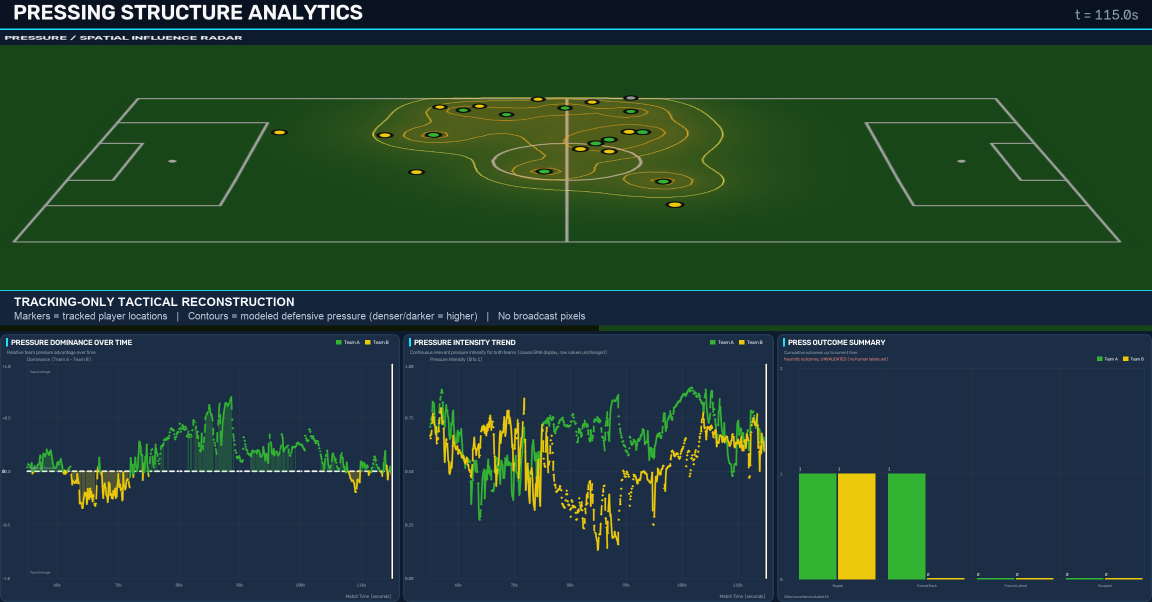
#> input picture results/figures/practitioner_pressing_dashboard_t115s.png, 2304 x 1204 px (shown at 1/2 size)
$ python build_tracking_only_figure2.py --source ../results/figures/practitioner_pressing_dashboard_t115s.png
#> lines starting #> are read from the running program, lines starting #| are printed output that depends on the picture
#!/usr/bin/env python3
"""Recompose Figure 2 using only its existing derived analytical panels."""

import argparse
from pathlib import Path

from PIL import Image, ImageDraw, ImageFont


ROOT = Path(__file__).resolve().parents[1]
DEFAULT_OUTPUT = ROOT / "results" / "figures" / "practitioner_pressing_dashboard_t115s.png"


def load_font(size: int, bold: bool = False):
    candidates = [
        Path("/System/Library/Fonts/Supplemental/Arial Bold.ttf" if bold else "/System/Library/Fonts/Supplemental/Arial.ttf"),
        Path("/System/Library/Fonts/Supplemental/Helvetica.ttc"),
    ]
    for path in candidates:
        if path.exists():
            return ImageFont.truetype(str(path), size=size)
    return ImageFont.load_default()


def main():
    parser = argparse.ArgumentParser()
    parser.add_argument("--source", required=True, type=Path, help="private original dashboard PNG containing the derived panels")
    parser.add_argument("--output", type=Path, default=DEFAULT_OUTPUT)
    args = parser.parse_args()
    source = Image.open(args.source).convert("RGB")
#> source is the input picture: PIL image 2304x1204 RGB; mean R, G, B 34.1, 63.3, 50.4
    if source.size != (2304, 1204):
        raise SystemExit(f"unexpected source size: {source.size}")

    header = source.crop((0, 0, 2304, 60))
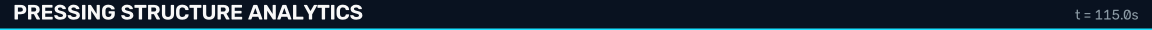
#> header: PIL image 2304x60 RGB (shown at 1/2 size); mean R, G, B 27.6, 45.6, 59.3
    # The radar begins at x=1216 in this render. Cropping from that
    # boundary intentionally excludes the narrow divider and every
    # residual pixel from the broadcast panel.
    radar = source.crop((1216, 60, 2304, 650))
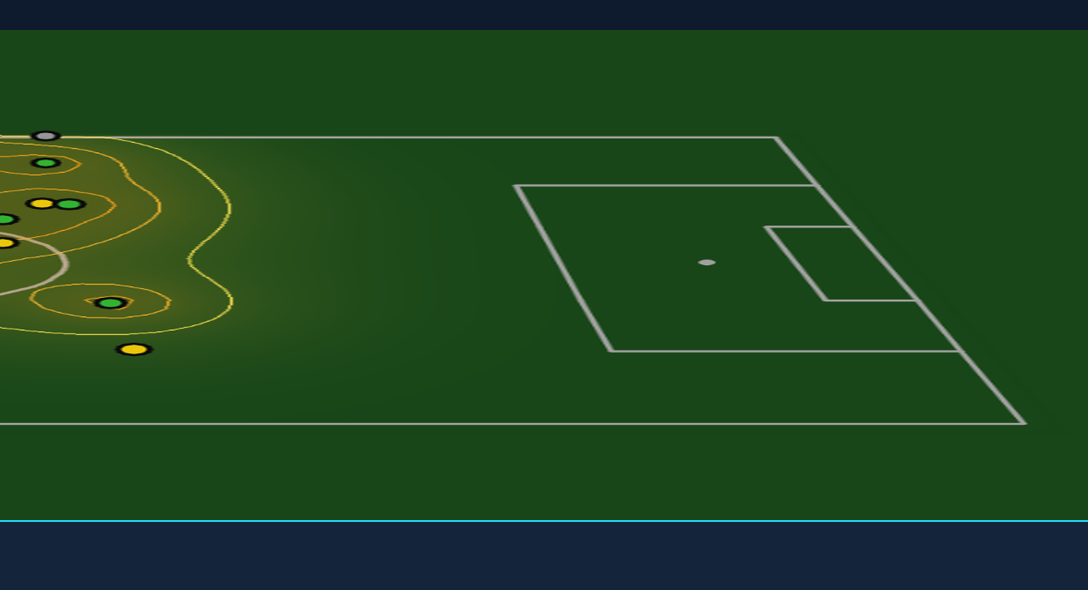
#> radar: PIL image 1088x590 RGB; mean R, G, B 29.7, 68, 32.1
    charts = source.crop((0, 650, 2304, 1204))
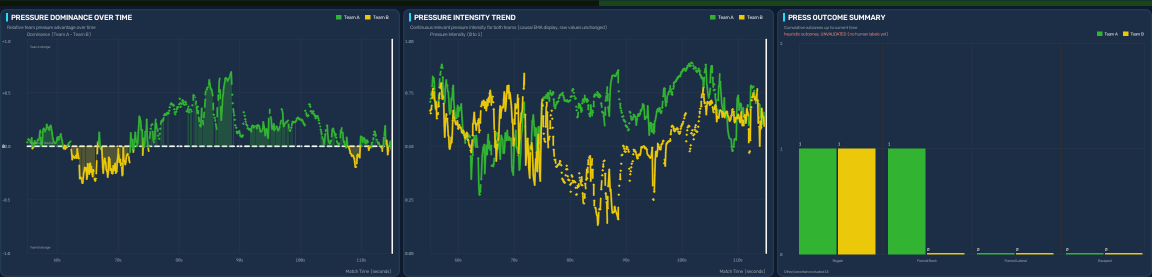
#> charts: PIL image 2304x554 RGB (shown at 1/2 size); mean R, G, B 36.8, 58.2, 67.4

    canvas = Image.new("RGB", source.size, (18, 32, 52))
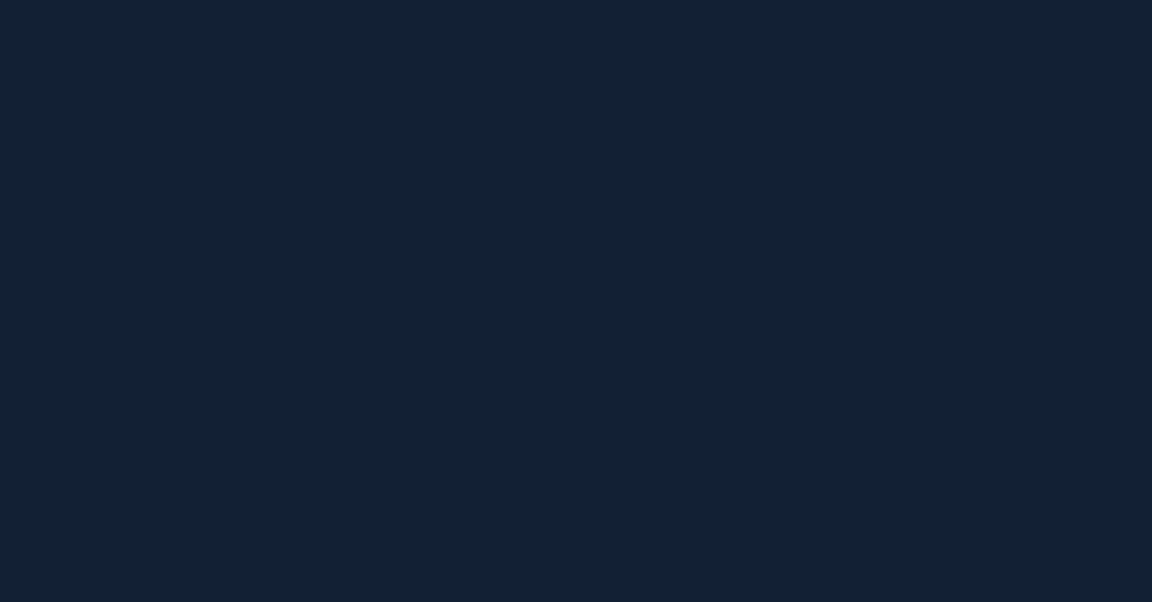
#> canvas: PIL image 2304x1204 RGB (shown at 1/2 size); mean R, G, B 18, 32, 52
    canvas.paste(header, (0, 0))
    canvas.paste(radar.resize((2304, 520), Image.Resampling.LANCZOS), (0, 60))
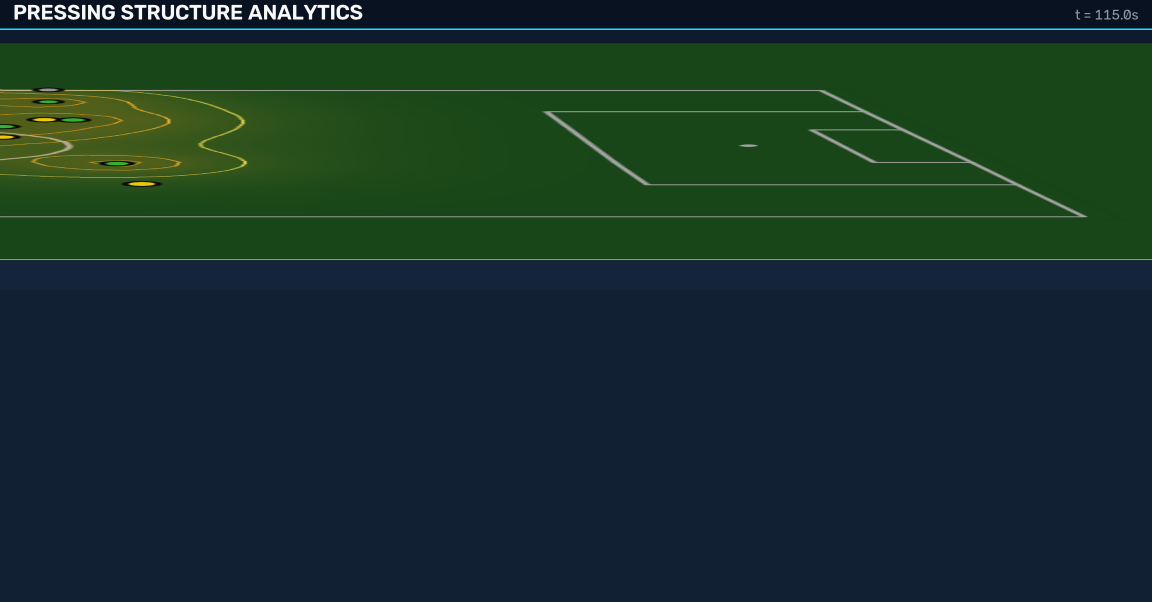
#> canvas: PIL image 2304x1204 RGB (shown at 1/2 size); mean R, G, B 23.5, 48.2, 43.8
    canvas.paste(charts, (0, 650))
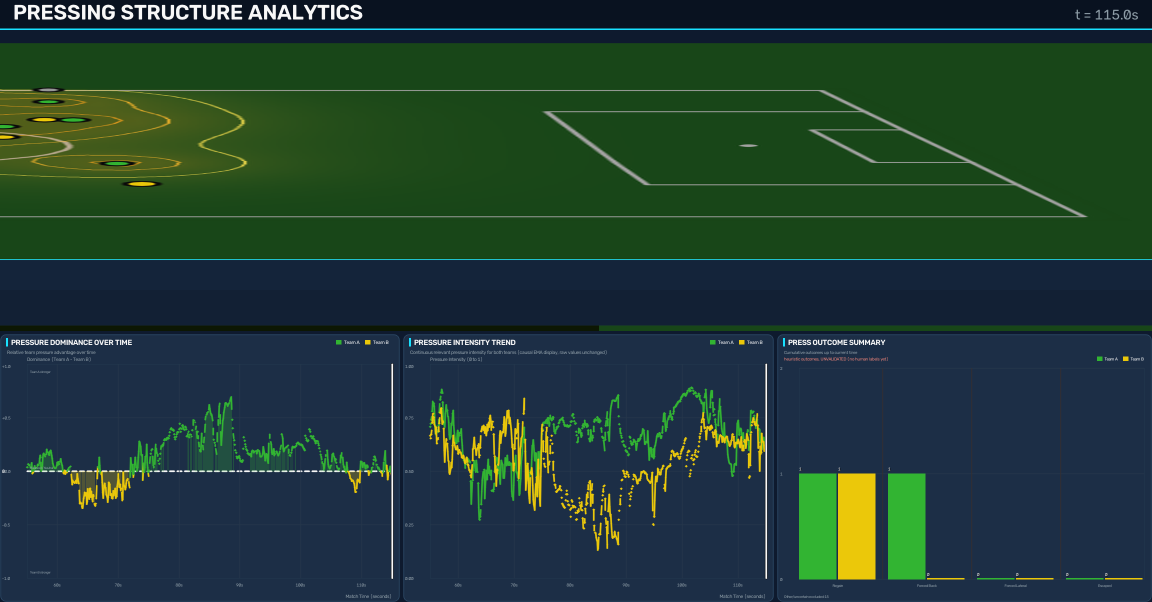
#> canvas: PIL image 2304x1204 RGB (shown at 1/2 size); mean R, G, B 32.2, 60.3, 50.8

    draw = ImageDraw.Draw(canvas)
    draw.rectangle((0, 580, 2304, 650), fill=(20, 36, 58))
    draw.line((0, 580, 2304, 580), fill=(32, 205, 225), width=2)
    title_font = load_font(24, bold=True)
    body_font = load_font(20)
    draw.text((28, 590), "TRACKING-ONLY TACTICAL RECONSTRUCTION", font=title_font, fill=(245, 248, 252))
    legend = (
        "Markers = tracked player locations   |   Contours = modeled defensive pressure "
        "(denser/darker = higher)   |   No broadcast pixels"
    )
    draw.text((28, 620), legend, font=body_font, fill=(185, 199, 216))

    args.output.parent.mkdir(parents=True, exist_ok=True)
    canvas.save(args.output, format="PNG", optimize=True)
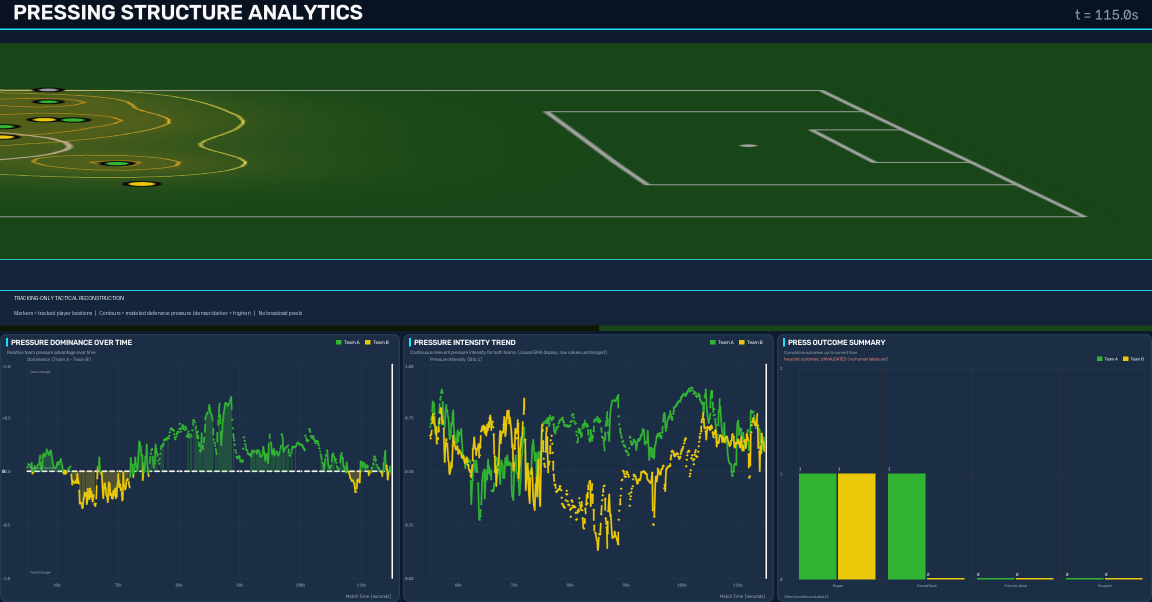
#> saved as practitioner_pressing_dashboard_t115s.png: PIL image 2304x1204 RGB (shown at 1/2 size); mean R, G, B 32.4, 60.9, 51.6
    print(args.output)


if __name__ == "__main__":
    main()
